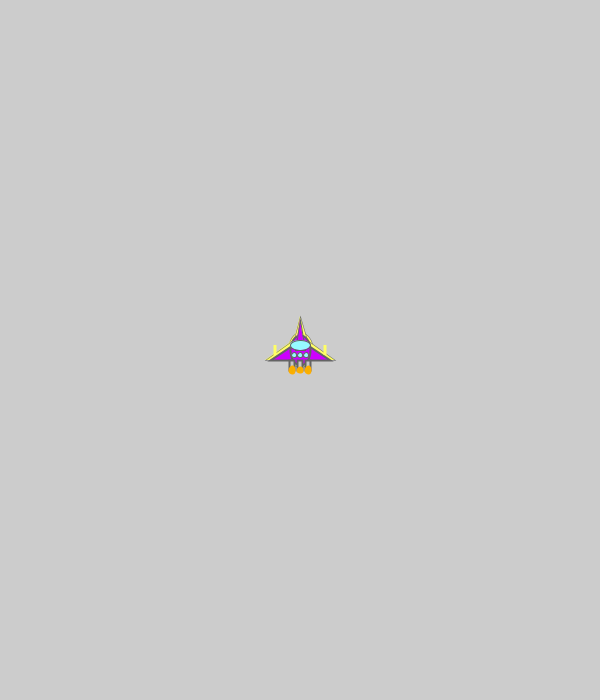
Frame 1 (no input)
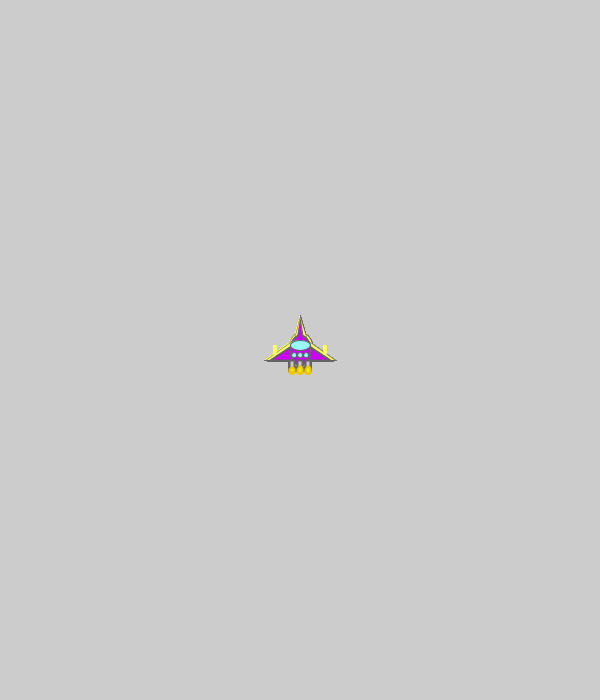
Frame 60 (the mouse pressed at the canvas centre just before this capture)
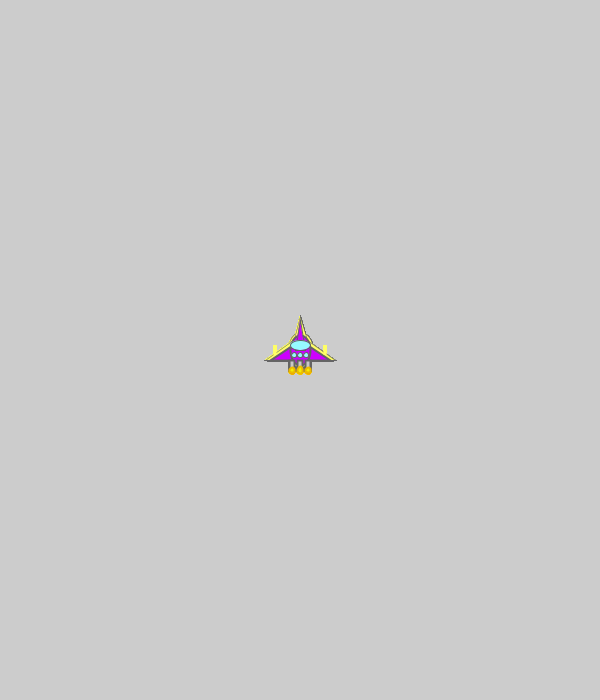
Frame 120 (the mouse held since frame 60 and released just before this capture)

The Processing sketch that drew these frames (run headless with seeded random() and noise(); from frame 60 on, the mouse is pressed at the canvas centre):

// Processing sketch: SpaceGame
// ── SpaceGame.pde
// Jacob Schwartz 12/3/18
// Space Game
//TODO:
SpaceShip s1;

void setup(){
size(600,700);
s1 = new SpaceShip(width/2, height/2, 10);
}

void draw(){
s1.display(width/2,height/2);
}

// ── Asteroid.pde
class Asteroid {

  // Member variable
  int x, y, r;
  float health, dir, speed;
  color c;
  boolean alive;

  // Constructor
  Asteroid(int x, int y, int r) {
    this.x = x;
    this.y = y;
    this.r = r;
    health = 100.0;
    speed = 5;
    dir = 0;
    alive = true;
  }

  //AsEnemy(){
  //}

  // Display Method
  void display(int x, int y) {
    
  }

}

// ── Laser.pde
class Laser {

  // Member variables
  int x, y, w, h;
  float dir, speed;
  boolean active, friendly;
  color c;

  // Constructor
  Laser(int x, int y, int w, int h) {
    this.x = x;
    this.y = y;
    this.w = w;
    this.h = h;
    dir = 0;
    speed = 5;
    active = false;
    friendly = true;
  }

  // Display method
  void display() {
    rect(x, y, w, h);
  }
}

// ── SpaceShip.pde
class SpaceShip {

  // Member variable
  int x, y, r, lives;
  float health, dir, speed;
  color c;
  boolean alive;

  // Constructor
  SpaceShip(int x, int y, int r) {
    this.x = x;
    this.y = y;
    this.r = r;
    health = 100.0;
    speed = 5;
    dir = 0;
    alive = true;
    c = color(205, 0, 255);
  }

  //AsEnemy(){
  //}

  // Display Method
  void display(int x, int y) {
    //decor
    fill(255, 255, 100);
    strokeWeight(0.5);
    stroke(100);
    ellipse(x+0.5, y, 25, 35);
    triangle(x, y-15, x-35, y+10, x+35, y+10);
    triangle(x, y-34, x+10, y, x-9, y);
    //main body
    fill(c);
    strokeWeight(2);
    triangle(x, y-10, x-30, y+10, x+30, y+10);
    ellipse(x, y, 20, 30);
    strokeWeight(1);
    triangle(x, y-30, x+5, y, x-5, y);
    //windows
    stroke(100);
    fill(150, 250, 255);
    //fill(random(255),random(255),random(255));
    //noStroke();
    ellipse(x, y-5, 20, 10);
    ellipse(x-6, y+5, 5, 5);
    ellipse(x+6, y+5, 5, 5);
    ellipse(x, y+5, 5, 5);
    //thrusters
    fill(200);
    strokeWeight(2);
    rectMode(CENTER);
    rect(x-8, y+15, 5, 10);
    rect(x, y+15, 5, 10);
    rect(x+8, y+15, 5, 10);
    //flame
    fill(random(225, 255), random(150, 255), 0);
    noStroke();
    stroke(random(225, 255), random(150, 255), 0);
    ellipse(x-8, y+20, 5, random(5, 8));
    ellipse(x, y+20, 5, random(5, 8));
    ellipse(x+8, y+20, 5, random(5, 8));
    //guns
    fill(255, 255, 100);
    noStroke();
    rect(x-25, y, 3, 10);
    rect(x+25, y, 3, 10);
  }

  // Behavior Methods
  void thrust(){}
  
}
